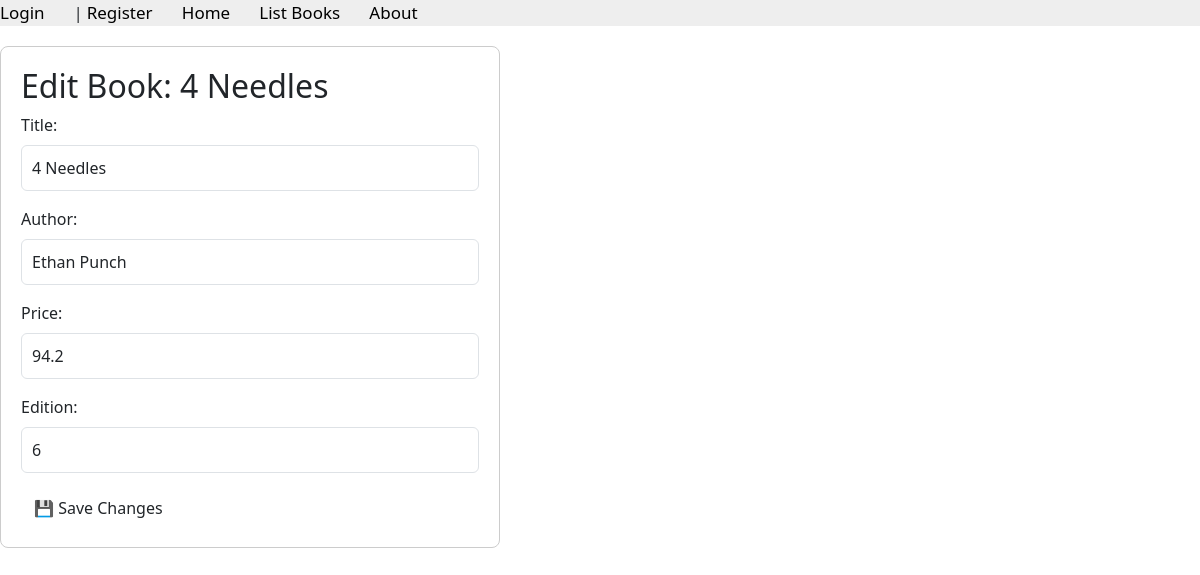
Screenshot of /books/lab10_part2/editbook/123 with the database file from the repository.
### apps/bookmodule/models.py (models this page shows)
class Book(models.Model):
    title = models.CharField(max_length = 50, null=True, blank=True)
    author = models.CharField(max_length = 50, null=True, blank=True)
    price = models.FloatField(default = 0.0)
    edition = models.SmallIntegerField(default = 1)

### apps/bookmodule/views.py (the view)
# urls.py: path('lab10_part2/editbook/<int:book_id>', views.lab10_part2_task3 , name='lab10_part2_task3'),
def lab10_part2_task3(request, book_id):
    book = get_object_or_404(Book, pk=book_id)
    if request.method == 'POST':
        form = BookForm(request.POST, instance=book)
        if form.is_valid():
            form.save()
            return redirect('lab10_part2_task1')
    else:
        form = BookForm(instance=book)
    return render(request, 'bookmodule/part2_editBook.html', {'form': form, 'book': book})

### apps/bookmodule/forms.py
class BookForm(forms.ModelForm):
    class Meta:
        model = Book
        fields = ['title', 'author', 'price', 'edition']
        widgets = {
            'title': forms.TextInput(attrs={'class': 'form-control'}),
            'author': forms.TextInput(attrs={'class': 'form-control'}),
            'price': forms.NumberInput(attrs={'class': 'form-control'}),
            'edition': forms.NumberInput(attrs={'class': 'form-control'}),
        }

### apps/templates/bookmodule/part2_editbook.html (shortened to what this page needs)
{% extends "layouts/base.html" %}
{% load static %}
{% block content %}
<div class="form-container">
    <h2>Edit Book: {{ book.title }}</h2>
    <form method="post">
        {{ form.as_p }}
        <button class="btn" type="submit">💾 Save Changes</button>
    </form>
</div>
{% endblock content %}

### apps/templates/bookmodule/part2_editbook.html (style rules this page uses)
.form-container { margin-top: 20px; max-width: 500px; padding: 20px; border: 1px solid #ccc; border-radius: 8px; }
input[type="text"], input[type="number"] { width: 100%; padding: 10px; margin: 8px 0; box-sizing: border-box; }
button { color: #fff; background-color: #17a2b8; padding: 12px 24px; border: none; cursor: pointer; }

### rows the page displays
Book: title "4 Needles", author "Ethan Punch", price "94.2", edition "6"
